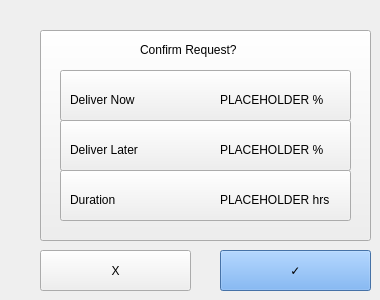
   <widget class="QWidget" name="page_8">
    <widget class="QPushButton" name="page7BackgroundButton">
     <property name="geometry">
      <rect>
       <x>40</x>
       <y>30</y>
       <width>331</width>
       <height>211</height>
      </rect>
     </property>
     <property name="styleSheet">
      <string notr="true">font: 75 25pt &quot;DejaVu Sans&quot;;
</string>
     </property>
     <property name="text">
      <string/>
     </property>
    </widget>
    <widget class="QPushButton" name="page7DeliverNowButton">
     <property name="geometry">
      <rect>
       <x>60</x>
       <y>70</y>
       <width>291</width>
       <height>51</height>
      </rect>
     </property>
     <property name="styleSheet">
      <string notr="true">font: 75 25pt &quot;DejaVu Sans&quot;;
</string>
     </property>
     <property name="text">
      <string/>
     </property>
    </widget>
    <widget class="QPushButton" name="page7DeliverLaterButton">
     <property name="geometry">
      <rect>
       <x>60</x>
       <y>120</y>
       <width>291</width>
       <height>51</height>
      </rect>
     </property>
     <property name="styleSheet">
      <string notr="true">font: 75 25pt &quot;DejaVu Sans&quot;;
</string>
     </property>
     <property name="text">
      <string/>
     </property>
    </widget>
    <widget class="QPushButton" name="page7DurationButton">
     <property name="geometry">
      <rect>
       <x>60</x>
       <y>170</y>
       <width>291</width>
       <height>51</height>
      </rect>
     </property>
     <property name="styleSheet">
      <string notr="true">font: 75 25pt &quot;DejaVu Sans&quot;;
</string>
     </property>
     <property name="text">
      <string/>
     </property>
    </widget>
    <widget class="QLabel" name="page7MainLabel">
     <property name="geometry">
      <rect>
       <x>140</x>
       <y>40</y>
       <width>121</width>
       <height>20</height>
      </rect>
     </property>
     <property name="text">
      <string>Confirm Request?</string>
     </property>
    </widget>
    <widget class="QPushButton" name="page7BackButton">
     <property name="geometry">
      <rect>
       <x>40</x>
       <y>250</y>
       <width>151</width>
       <height>41</height>
      </rect>
     </property>
     <property name="styleSheet">
      <string notr="true">font: 75 35pt &quot;DejaVu Sans&quot;;
</string>
     </property>
     <property name="text">
      <string>X</string>
     </property>
    </widget>
    <widget class="QPushButton" name="page7CheckButton">
     <property name="geometry">
      <rect>
       <x>220</x>
       <y>250</y>
       <width>151</width>
       <height>41</height>
      </rect>
     </property>
     <property name="styleSheet">
      <string notr="true">font: 75 35pt &quot;DejaVu Sans&quot;;

background-color: rgb(98, 160, 234);</string>
     </property>
     <property name="text">
      <string>✓</string>
     </property>
    </widget>
    <widget class="QLabel" name="page7DeliverNowLabel">
     <property name="geometry">
      <rect>
       <x>70</x>
       <y>90</y>
       <width>81</width>
       <height>20</height>
      </rect>
     </property>
     <property name="text">
      <string>Deliver Now</string>
     </property>
    </widget>
    <widget class="QLabel" name="page7DeliverLaterLabel">
     <property name="geometry">
      <rect>
       <x>70</x>
       <y>140</y>
       <width>91</width>
       <height>20</height>
      </rect>
     </property>
     <property name="text">
      <string>Deliver Later</string>
     </property>
    </widget>
    <widget class="QLabel" name="page7DurationLabel">
     <property name="geometry">
      <rect>
       <x>70</x>
       <y>190</y>
       <width>61</width>
       <height>20</height>
      </rect>
     </property>
     <property name="text">
      <string>Duration</string>
     </property>
    </widget>
    <widget class="QLabel" name="page7DeliverNowVarLabel">
     <property name="geometry">
      <rect>
       <x>220</x>
       <y>90</y>
       <width>121</width>
       <height>20</height>
      </rect>
     </property>
     <property name="text">
      <string>PLACEHOLDER %</string>
     </property>
    </widget>
    <widget class="QLabel" name="page7DeliverLaterVarLabel">
     <property name="geometry">
      <rect>
       <x>220</x>
       <y>140</y>
       <width>121</width>
       <height>20</height>
      </rect>
     </property>
     <property name="text">
      <string>PLACEHOLDER %</string>
     </property>
    </widget>
    <widget class="QLabel" name="page7DurationVarLabel">
     <property name="geometry">
      <rect>
       <x>220</x>
       <y>190</y>
       <width>121</width>
       <height>20</height>
      </rect>
     </property>
     <property name="text">
      <string>PLACEHOLDER hrs</string>
     </property>
    </widget>
   </widget>
